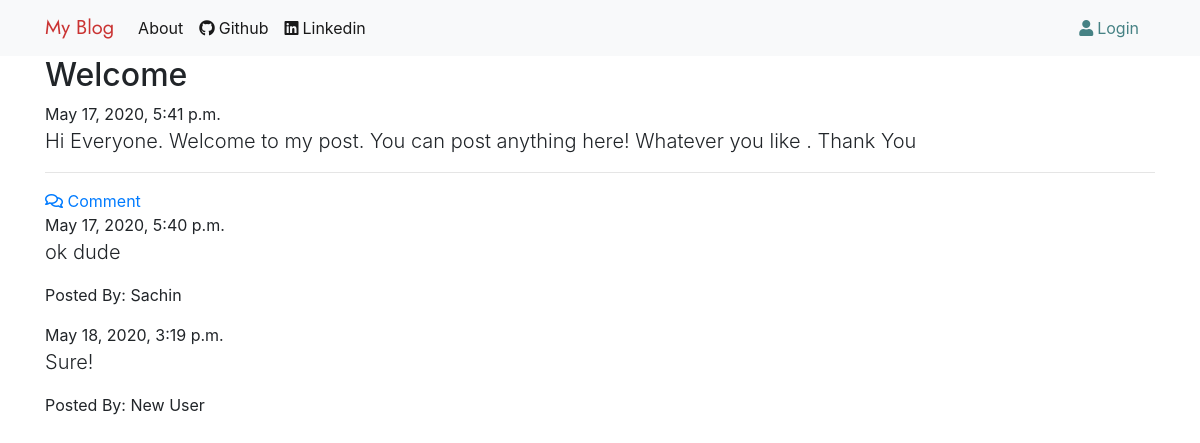
The page /post/8/ on the database its author committed.
### blog/models.py (models this page shows, shortened)
class Post(models.Model):
    author = models.ForeignKey(User,on_delete=models.CASCADE)
    title = models.CharField(max_length=200)
    text = models.TextField()
    created_date = models.DateTimeField(default=timezone.now)
    published_date = models.DateTimeField(blank=True,null=True)

class Comment(models.Model):
    post = models.ForeignKey('blog.Post',related_name='comments',on_delete=models.CASCADE)
    author = models.CharField(max_length=20)
    text = models.TextField()
    created_date = models.DateTimeField(default=timezone.now)
    approved_comment = models.BooleanField(default=False)

### blog/views.py (the view)
# urls.py: path('post/<int:pk>/',views.PostDetailView.as_view(),name='post_detail'),
class PostDetailView(DetailView):
    model = Post

### blog/templates/blog/post_detail.html (shortened to what this page needs)
{% extends "blog/base.html" %}
{% block content %}
<h2>{{ post.title }}</h2>
  {% if post.published_date %}
    <div class="">
      {{ post.published_date }}
    </div>
  {% else %}
    <a class="btn btn-info" href="{% url 'post_publish' pk=post.pk %}">Publish</a>
  {% endif %}
    <p class="lead">{{ post.text }}</p>
  <hr>
  <a href="{% url 'add_comment_to_post' pk=post.pk %}"><i class="far fa-comments"></i> Comment</a>
  <div class="">
    {% for comment in post.comments.all %}
      {% if user.is_authenticated or comment.approved_comment %}
        {{ comment.created_date }}
          <p class="lead">{{ comment.text }}</p>
          <p>Posted By: {{ comment.author}}</p>
      {% endif %}
      {% empty %}
      <p>No Comments!</p>
    {% endfor %}
  </div>
{% endblock %}

### blog/templates/blog/base.html (shortened to what this page needs)
<!DOCTYPE html>
{% load staticfiles %}
<html lang="en" dir="ltr">
  <head>
    <link rel="stylesheet" href="https://stackpath.bootstrapcdn.com/bootstrap/4.4.1/css/bootstrap.min.css">
    <link rel="stylesheet" href="{% static 'css/blog.css' %}">
    <link rel="stylesheet" href="https://pro.fontawesome.com/releases/v5.10.0/css/all.css"/>
  </head>
  <body>
      <nav class="navbar navbar-expand-lg navbar-light bg-light">
        <div class="container">
        <a class="navbar-brand brand" href="{% url 'post_list' %}">My Blog</a>
        <div class="collapse navbar-collapse" id="navbarSupportedContent">
          <ul class="navbar-nav mr-auto">
            <li class="nav-item active">
              <a class="nav-link" href="{% url 'about'%}">About</a>
            </li>
            <li class="nav-item active">
              <a class="nav-link" href="https://www.github.com"><i class="fab fa-github mr-1"></i>Github</a>
            </li>
            <li class="nav-item active">
              <a class="nav-link" href="https://www.linkedin.com"><i class="fab fa-linkedin mr-1"></i>Linkedin</a>
            </li>
          </ul>
          <ul class="navbar-nav justify-content-end">
            {% if user.is_authenticated %}
              <li class="mr-sm-2 active">
                <a class="nav-link" href="{% url 'post_create' %}"><i class="fas fa-edit"></i>New Post</a>
              </li>
              <li class="mr-sm-2 active">
                <a class="nav-link" href="{% url 'draft_list' %}">Drafts</a>
              </li>
              <li class="mr-sm-2 active">
                <a class="nav-link logout" href="{% url 'logout' %}">Logout</a>
              </li>
              <li class="mr-sm-2 nav-link active welcome">Welcome: {{ user.username }}</li>
            {% else %}
              <li class="mr-sm-2">
                <a class="nav-link login" href="{% url 'login'%}"><i class="fas fa-user mr-1"></i>Login</a>
              </li>
            {% endif %}
          </ul>
        </div>
        </div>
      </nav>
      <div class="container">
        {% block content %}
        {% endblock %}
      </div>
  </body>
</html>

### blog/static/css/blog.css (style rules this page uses)
.brand { font-family: 'Jost'; }
.navbar-light .navbar-nav .nav-link { color: #468284; }
.navbar-light .navbar-brand { color: #CA3433; }

### rows shown on the page
Post: title "Welcome", published_date "May 17, 2020, 5:41 p.m.", text "Hi Everyone. Welcome to my post. You can post anything here! Whatever you like . Thank You"
Comment: created_date "May 17, 2020, 5:40 p.m.", text "ok dude", author "Sachin"
Comment: created_date "May 18, 2020, 3:19 p.m.", text "Sure!", author "New User"
